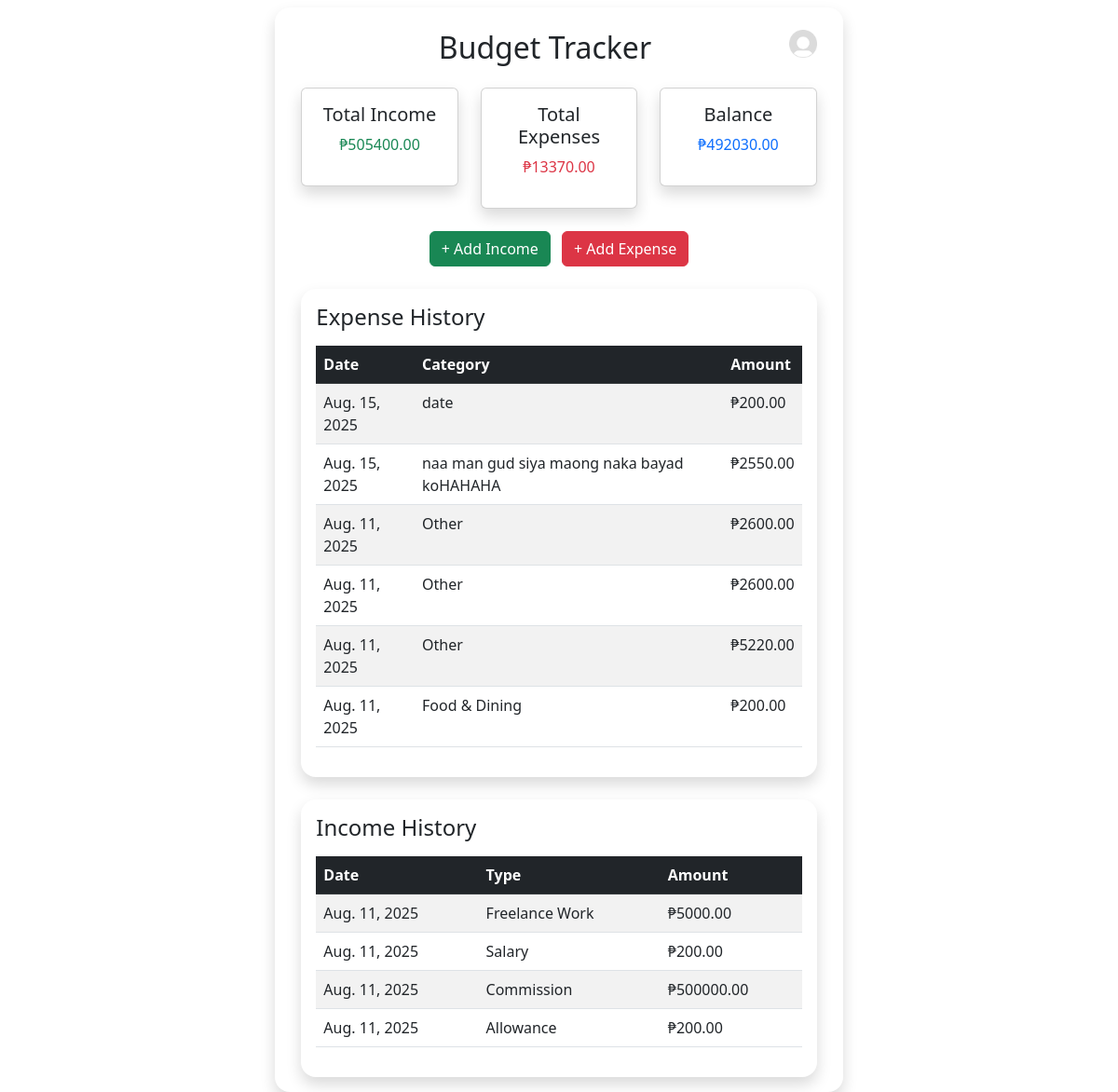
Screenshot of / (signed in) with the database file from the repository.
### budget_tracker/models.py (models this page shows, shortened)
class Expense(models.Model):
    EXPENSE_TYPE = [
        ('food', 'Food & Dining'),
        ('transport', 'Transportation'),
        ('utilities', 'Utilities'),
        ('entertainment', 'Entertainment'),
        ('other', 'Other'),
    ]
    profile = models.ForeignKey(Profile, on_delete=models.CASCADE)
    expense_type = models.CharField(max_length=100, choices=EXPENSE_TYPE)
    amount = models.DecimalField(max_digits=10, decimal_places=2)
    date = models.DateField(default=timezone.now)

class Income(models.Model):
    INCOME_TYPE = [
        ('salary', 'Salary'),
        ('freelance', 'Freelance Work'),
        ('business', 'Business Income'),
        ('commission', 'Commission'),
        ('allowance', 'Allowance'),
    ]
    profile = models.ForeignKey(Profile, on_delete=models.CASCADE)
    income_type = models.CharField(max_length=200, choices=INCOME_TYPE)
    amount = models.DecimalField(max_digits=10, decimal_places=2)
    date = models.DateField(default=timezone.now)

### budget_tracker/views.py (the view)
# urls.py: 2. Add a URL to urlpatterns:  path('', views.home, name='home')
def home(request):
    profile_id = request.session.get('profile_id')
    profile = None
    incomes = []
    expenses = []
    total_income = 0
    total_expense = 0
    balance = 0
    if profile_id:
        try:
            profile = models.Profile.objects.get(id=profile_id)
            incomes = models.Income.objects.filter(profile=profile).order_by('-date')
            expenses = models.Expense.objects.filter(profile=profile).order_by('-date')
            total_income = sum(i.amount for i in incomes)
            total_expense = sum(e.amount for e in expenses)
            balance = total_income - total_expense
        except models.Profile.DoesNotExist:
            pass
    return render(request, 'budget/home.html', {
        'profile': profile,
        'incomes': incomes,
        'expenses': expenses,
        'total_income': total_income,
        'total_expense': total_expense,
        'balance': balance,
    })

### templates/budget/home.html (shortened to what this page needs)
{% extends 'base.html' %}
{% load static %}
{% block content %}
<div class="row justify-content-center">
    <div class="col-md-10">
        <div class="card shadow rounded-4 border-0">
            <div class="card-body p-auto">
                <div class="container mt-2">
                    <div class="float-end">
                        <a href="#" class="d-block text-decoration-none" id="userDropdown" data-bs-toggle="dropdown" aria-expanded="false">
                            <img src="{% static 'image/profile.jpg' %}" alt="Profile" width="30" class="rounded" style="border-radius: 5px;">
                        </a>
                    </div>
                    <h2 class="text-center mb-4">Budget Tracker</h2>
                    <div class="row mb-4">
                        <div class="col-md-4">
                            <div class="card shadow text-center">
                                <div class="card-body">
                                    <h5 class="card-title">Total Income</h5>
                                    <p class="display-8 text-success">₱{{ total_income|floatformat:2 }}</p>
                                </div>
                            </div>
                        </div>
                        <div class="col-md-4">
                            <div class="card shadow text-center">
                                <div class="card-body">
                                    <h5 class="card-title">Total Expenses</h5>
                                    <p class="display-8 text-danger">₱{{ total_expense|floatformat:2 }}</p>
                                </div>
                            </div>
                        </div>
                        <div class="col-md-4">
                            <div class="card shadow text-center">
                                <div class="card-body">
                                    <h5 class="card-title">Balance</h5>
                                    <p class="display-8 text-primary">₱{{ balance|floatformat:2 }}</p>
                                </div>
                            </div>
                        </div>
                    </div>
                    <div class="mb-4 text-center">
                        <a href="{% url 'budget_tracker:income' %}" class="btn btn-success me-2">+ Add Income</a>
                        <a href="{% url 'budget_tracker:expense' %}" class="btn btn-danger">+ Add Expense</a>
                    </div>
                    <div class="card shadow rounded-4 border-0">
                        <div class="card-body">
                            <h4 class="mb-3">Expense History</h4>
                            <table class="table table-striped">
                                <thead class="table-dark">
                                    <tr>
                                        <th>Date</th>
                                        <th>Category</th>
                                        <th>Amount</th>
                                    </tr>
                                </thead>
                                <tbody>
                                   {% for expense in expenses %}
                                    <tr>
                                        <td>{{ expense.date }}</td>
                                        <td>{{ expense.get_expense_type_display }}</td>
                                        <td>₱{{ expense.amount|floatformat:2 }}</td>
                                    </tr>
                                    {% empty %}
                                    <tr>
                                        <td colspan="3" class="text-center text-muted">No expenses recorded yet</td>
                                    </tr>
                                    {% endfor %}
                                    </tbody>
                            </table>
                        </div>
                    </div>
                    <div class="card shadow rounded-4 border-0 mt-4">
                        <div class="card-body">
                            <h4 class="mb-3">Income History</h4>
                            <table class="table table-striped">
                                <thead class="table-dark">
                                    <tr>
                                        <th>Date</th>
                                        <th>Type</th>
                                        <th>Amount</th>
                                    </tr>
                                </thead>
                                <tbody>
                                    {% for income in incomes %}
                                        <tr>
                                            <td>{{ income.date }}</td>
                                            <td>{{ income.get_income_type_display }}</td>
                                            <td>₱{{ income.amount|floatformat:2 }}</td>
                                        </tr>
                                    {% empty %}
                                        <tr>
                                            <td colspan="3" class="text-center text-muted">No income recorded yet</td>
                                        </tr>
                                    {% endfor %}
                                </tbody>
                            </table>
                        </div>
                    </div>
                </div>
            </div>
        </div>
    </div>
</div>
{% endblock %}

### templates/base.html (shortened to what this page needs)
{% load static %}
<!DOCTYPE html>
<html lang="en">
<head>
    <link href="https://cdn.jsdelivr.net/npm/bootstrap@5.3.0/dist/css/bootstrap.min.css" rel="stylesheet">
</head>
<body>
    <div class="container">
        <div class="row mt-2 justify-content-center">
            <div class="col-12 col-md-10 col-lg-8">
                {% block content %}{% endblock %}
            </div>
        </div>
    </div>
</body>
</html>

### rows the page displays
Expense: date "Aug. 15, 2025", expense_type "date", amount "200.00"
Expense: date "Aug. 15, 2025", expense_type "naa man gud siya maong naka bayad koHAHAHA", amount "2550.00"
Expense: date "Aug. 11, 2025", expense_type "Other", amount "2600.00"
Expense: date "Aug. 11, 2025", expense_type "Other", amount "2600.00"
Expense: date "Aug. 11, 2025", expense_type "Other", amount "5220.00"
Expense: date "Aug. 11, 2025", expense_type "Food & Dining", amount "200.00"
Income: date "Aug. 11, 2025", income_type "Freelance Work", amount "5000.00"
Income: date "Aug. 11, 2025", income_type "Salary", amount "200.00"
Income: date "Aug. 11, 2025", income_type "Commission", amount "500000.00"
Income: date "Aug. 11, 2025", income_type "Allowance", amount "200.00"

### other values shown
{{ total_income|floatformat:2 }} "505400.00"
{{ total_expense|floatformat:2 }} "13370.00"
{{ balance|floatformat:2 }} "492030.00"
